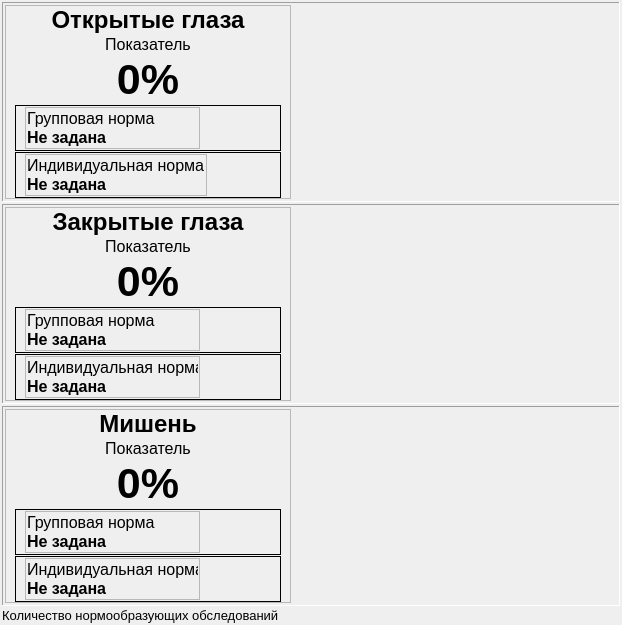
<?xml version="1.0" encoding="UTF-8"?>
<ui version="4.0">
 <class>DopuskWidget</class>
 <widget class="QWidget" name="DopuskWidget">
  <property name="geometry">
   <rect>
    <x>0</x>
    <y>0</y>
    <width>622</width>
    <height>623</height>
   </rect>
  </property>
  <property name="windowTitle">
   <string>Form</string>
  </property>
  <layout class="QVBoxLayout" name="verticalLayout_4">
   <property name="spacing">
    <number>2</number>
   </property>
   <property name="leftMargin">
    <number>2</number>
   </property>
   <property name="topMargin">
    <number>2</number>
   </property>
   <property name="rightMargin">
    <number>2</number>
   </property>
   <property name="bottomMargin">
    <number>2</number>
   </property>
   <item>
    <widget class="QFrame" name="frOpenEyes">
     <property name="frameShape">
      <enum>QFrame::Panel</enum>
     </property>
     <property name="frameShadow">
      <enum>QFrame::Sunken</enum>
     </property>
     <layout class="QHBoxLayout" name="horizontalLayout">
      <property name="spacing">
       <number>2</number>
      </property>
      <property name="leftMargin">
       <number>2</number>
      </property>
      <property name="topMargin">
       <number>2</number>
      </property>
      <property name="rightMargin">
       <number>2</number>
      </property>
      <property name="bottomMargin">
       <number>2</number>
      </property>
      <item>
       <widget class="QFrame" name="frOpenEyesValue">
        <property name="frameShape">
         <enum>QFrame::StyledPanel</enum>
        </property>
        <property name="frameShadow">
         <enum>QFrame::Raised</enum>
        </property>
        <layout class="QVBoxLayout" name="verticalLayout">
         <property name="spacing">
          <number>1</number>
         </property>
         <property name="leftMargin">
          <number>9</number>
         </property>
         <property name="topMargin">
          <number>0</number>
         </property>
         <property name="rightMargin">
          <number>9</number>
         </property>
         <property name="bottomMargin">
          <number>0</number>
         </property>
         <item>
          <widget class="QLabel" name="lblOpenEyesTitle">
           <property name="sizePolicy">
            <sizepolicy hsizetype="Preferred" vsizetype="Fixed">
             <horstretch>0</horstretch>
             <verstretch>0</verstretch>
            </sizepolicy>
           </property>
           <property name="font">
            <font>
             <pointsize>18</pointsize>
             <weight>75</weight>
             <bold>true</bold>
            </font>
           </property>
           <property name="text">
            <string>Открытые глаза</string>
           </property>
           <property name="alignment">
            <set>Qt::AlignCenter</set>
           </property>
          </widget>
         </item>
         <item>
          <widget class="QLabel" name="lblOpenEyesFactor">
           <property name="font">
            <font>
             <family>MS Shell Dlg 2</family>
             <pointsize>12</pointsize>
            </font>
           </property>
           <property name="text">
            <string>Показатель</string>
           </property>
           <property name="alignment">
            <set>Qt::AlignCenter</set>
           </property>
          </widget>
         </item>
         <item>
          <widget class="QLabel" name="lblOpenEyesResult">
           <property name="sizePolicy">
            <sizepolicy hsizetype="Preferred" vsizetype="Fixed">
             <horstretch>0</horstretch>
             <verstretch>0</verstretch>
            </sizepolicy>
           </property>
           <property name="font">
            <font>
             <family>Tahoma</family>
             <pointsize>32</pointsize>
             <weight>75</weight>
             <bold>true</bold>
            </font>
           </property>
           <property name="text">
            <string>0%</string>
           </property>
           <property name="alignment">
            <set>Qt::AlignCenter</set>
           </property>
          </widget>
         </item>
         <item>
          <widget class="QFrame" name="frOpenEyesGroupNorm">
           <property name="frameShape">
            <enum>QFrame::Box</enum>
           </property>
           <property name="frameShadow">
            <enum>QFrame::Plain</enum>
           </property>
           <layout class="QHBoxLayout" name="horizontalLayout_4">
            <property name="spacing">
             <number>1</number>
            </property>
            <property name="topMargin">
             <number>1</number>
            </property>
            <property name="bottomMargin">
             <number>1</number>
            </property>
            <item>
             <widget class="QFrame" name="frLblOpenEyesGroupNorm">
              <property name="minimumSize">
               <size>
                <width>175</width>
                <height>0</height>
               </size>
              </property>
              <property name="frameShape">
               <enum>QFrame::StyledPanel</enum>
              </property>
              <property name="frameShadow">
               <enum>QFrame::Raised</enum>
              </property>
              <layout class="QVBoxLayout" name="verticalLayout_5">
               <property name="spacing">
                <number>0</number>
               </property>
               <property name="leftMargin">
                <number>1</number>
               </property>
               <property name="topMargin">
                <number>1</number>
               </property>
               <property name="rightMargin">
                <number>1</number>
               </property>
               <property name="bottomMargin">
                <number>1</number>
               </property>
               <item>
                <widget class="QLabel" name="lblOpenEyesGroupNorm">
                 <property name="minimumSize">
                  <size>
                   <width>125</width>
                   <height>0</height>
                  </size>
                 </property>
                 <property name="font">
                  <font>
                   <pointsize>12</pointsize>
                  </font>
                 </property>
                 <property name="text">
                  <string>Групповая норма</string>
                 </property>
                </widget>
               </item>
               <item>
                <widget class="QLabel" name="lblOpenEyesGroupNormResume">
                 <property name="font">
                  <font>
                   <pointsize>12</pointsize>
                   <weight>75</weight>
                   <bold>true</bold>
                  </font>
                 </property>
                 <property name="text">
                  <string>Не задана</string>
                 </property>
                </widget>
               </item>
              </layout>
             </widget>
            </item>
            <item>
             <spacer name="horizontalSpacer_3">
              <property name="orientation">
               <enum>Qt::Horizontal</enum>
              </property>
              <property name="sizeHint" stdset="0">
               <size>
                <width>40</width>
                <height>20</height>
               </size>
              </property>
             </spacer>
            </item>
            <item>
             <widget class="RGBLed" name="wgtOpenEyesGroupNorm" native="true">
              <property name="sizePolicy">
               <sizepolicy hsizetype="Fixed" vsizetype="Preferred">
                <horstretch>0</horstretch>
                <verstretch>0</verstretch>
               </sizepolicy>
              </property>
              <property name="minimumSize">
               <size>
                <width>40</width>
                <height>0</height>
               </size>
              </property>
             </widget>
            </item>
           </layout>
          </widget>
         </item>
         <item>
          <widget class="QFrame" name="frOpenEyesPersonalNorm">
           <property name="frameShape">
            <enum>QFrame::Box</enum>
           </property>
           <property name="frameShadow">
            <enum>QFrame::Plain</enum>
           </property>
           <layout class="QHBoxLayout" name="horizontalLayout_5">
            <property name="spacing">
             <number>1</number>
            </property>
            <property name="topMargin">
             <number>1</number>
            </property>
            <property name="bottomMargin">
             <number>1</number>
            </property>
            <item>
             <widget class="QFrame" name="frLblOpenEyesPersonalNorm">
              <property name="frameShape">
               <enum>QFrame::StyledPanel</enum>
              </property>
              <property name="frameShadow">
               <enum>QFrame::Raised</enum>
              </property>
              <layout class="QVBoxLayout" name="verticalLayout_6">
               <property name="spacing">
                <number>0</number>
               </property>
               <property name="leftMargin">
                <number>1</number>
               </property>
               <property name="topMargin">
                <number>1</number>
               </property>
               <property name="rightMargin">
                <number>1</number>
               </property>
               <property name="bottomMargin">
                <number>1</number>
               </property>
               <item>
                <widget class="QLabel" name="lblOpenEyesPersonalNorm">
                 <property name="minimumSize">
                  <size>
                   <width>0</width>
                   <height>0</height>
                  </size>
                 </property>
                 <property name="font">
                  <font>
                   <pointsize>12</pointsize>
                  </font>
                 </property>
                 <property name="text">
                  <string>Индивидуальная норма</string>
                 </property>
                </widget>
               </item>
               <item>
                <widget class="QLabel" name="lblOpenEyesPersonalNormResume">
                 <property name="font">
                  <font>
                   <pointsize>12</pointsize>
                   <weight>75</weight>
                   <bold>true</bold>
                  </font>
                 </property>
                 <property name="text">
                  <string>Не задана</string>
                 </property>
                </widget>
               </item>
              </layout>
             </widget>
            </item>
            <item>
             <spacer name="horizontalSpacer_4">
              <property name="orientation">
               <enum>Qt::Horizontal</enum>
              </property>
              <property name="sizeHint" stdset="0">
               <size>
                <width>40</width>
                <height>20</height>
               </size>
              </property>
             </spacer>
            </item>
            <item>
             <widget class="RGBLed" name="wgtOpenEyesPersonalNorm" native="true">
              <property name="sizePolicy">
               <sizepolicy hsizetype="Fixed" vsizetype="Preferred">
                <horstretch>0</horstretch>
                <verstretch>0</verstretch>
               </sizepolicy>
              </property>
              <property name="minimumSize">
               <size>
                <width>40</width>
                <height>0</height>
               </size>
              </property>
             </widget>
            </item>
           </layout>
          </widget>
         </item>
         <item>
          <spacer name="verticalSpacer">
           <property name="orientation">
            <enum>Qt::Vertical</enum>
           </property>
           <property name="sizeHint" stdset="0">
            <size>
             <width>20</width>
             <height>40</height>
            </size>
           </property>
          </spacer>
         </item>
        </layout>
       </widget>
      </item>
      <item>
       <widget class="CircleNormIndicator" name="wgtOpenEyesNorm" native="true">
        <property name="minimumSize">
         <size>
          <width>300</width>
          <height>0</height>
         </size>
        </property>
       </widget>
      </item>
      <item>
       <spacer name="horizontalSpacer_7">
        <property name="orientation">
         <enum>Qt::Horizontal</enum>
        </property>
        <property name="sizeHint" stdset="0">
         <size>
          <width>40</width>
          <height>20</height>
         </size>
        </property>
       </spacer>
      </item>
     </layout>
    </widget>
   </item>
   <item>
    <widget class="QFrame" name="frCloseEyes">
     <property name="frameShape">
      <enum>QFrame::Panel</enum>
     </property>
     <property name="frameShadow">
      <enum>QFrame::Sunken</enum>
     </property>
     <layout class="QHBoxLayout" name="horizontalLayout_2">
      <property name="spacing">
       <number>2</number>
      </property>
      <property name="leftMargin">
       <number>2</number>
      </property>
      <property name="topMargin">
       <number>2</number>
      </property>
      <property name="rightMargin">
       <number>2</number>
      </property>
      <property name="bottomMargin">
       <number>2</number>
      </property>
      <item>
       <widget class="QFrame" name="frCloseEyesValue">
        <property name="frameShape">
         <enum>QFrame::StyledPanel</enum>
        </property>
        <property name="frameShadow">
         <enum>QFrame::Raised</enum>
        </property>
        <layout class="QVBoxLayout" name="verticalLayout_2">
         <property name="spacing">
          <number>1</number>
         </property>
         <property name="topMargin">
          <number>0</number>
         </property>
         <property name="bottomMargin">
          <number>0</number>
         </property>
         <item>
          <widget class="QLabel" name="lblCloseEyesTitle">
           <property name="sizePolicy">
            <sizepolicy hsizetype="Preferred" vsizetype="Fixed">
             <horstretch>0</horstretch>
             <verstretch>0</verstretch>
            </sizepolicy>
           </property>
           <property name="font">
            <font>
             <pointsize>18</pointsize>
             <weight>75</weight>
             <bold>true</bold>
            </font>
           </property>
           <property name="text">
            <string>Закрытые глаза</string>
           </property>
           <property name="alignment">
            <set>Qt::AlignCenter</set>
           </property>
          </widget>
         </item>
         <item>
          <widget class="QLabel" name="lblCloseEyesFactor">
           <property name="font">
            <font>
             <family>MS Shell Dlg 2</family>
             <pointsize>12</pointsize>
            </font>
           </property>
           <property name="text">
            <string>Показатель</string>
           </property>
           <property name="alignment">
            <set>Qt::AlignCenter</set>
           </property>
          </widget>
         </item>
         <item>
          <widget class="QLabel" name="lblCloseEyesResult">
           <property name="sizePolicy">
            <sizepolicy hsizetype="Preferred" vsizetype="Fixed">
             <horstretch>0</horstretch>
             <verstretch>0</verstretch>
            </sizepolicy>
           </property>
           <property name="font">
            <font>
             <family>Tahoma</family>
             <pointsize>32</pointsize>
             <weight>75</weight>
             <bold>true</bold>
            </font>
           </property>
           <property name="text">
            <string>0%</string>
           </property>
           <property name="alignment">
            <set>Qt::AlignCenter</set>
           </property>
          </widget>
         </item>
         <item>
          <widget class="QFrame" name="frCloseEyesGroupNorm">
           <property name="frameShape">
            <enum>QFrame::Box</enum>
           </property>
           <property name="frameShadow">
            <enum>QFrame::Plain</enum>
           </property>
           <layout class="QHBoxLayout" name="horizontalLayout_6">
            <property name="spacing">
             <number>1</number>
            </property>
            <property name="topMargin">
             <number>1</number>
            </property>
            <property name="bottomMargin">
             <number>1</number>
            </property>
            <item>
             <widget class="QFrame" name="frLblCloseEyesGroupNorm">
              <property name="minimumSize">
               <size>
                <width>175</width>
                <height>0</height>
               </size>
              </property>
              <property name="frameShape">
               <enum>QFrame::StyledPanel</enum>
              </property>
              <property name="frameShadow">
               <enum>QFrame::Raised</enum>
              </property>
              <layout class="QVBoxLayout" name="verticalLayout_7">
               <property name="spacing">
                <number>0</number>
               </property>
               <property name="leftMargin">
                <number>1</number>
               </property>
               <property name="topMargin">
                <number>1</number>
               </property>
               <property name="rightMargin">
                <number>1</number>
               </property>
               <property name="bottomMargin">
                <number>1</number>
               </property>
               <item>
                <widget class="QLabel" name="lblCloseEyesGroupNorm">
                 <property name="minimumSize">
                  <size>
                   <width>125</width>
                   <height>0</height>
                  </size>
                 </property>
                 <property name="font">
                  <font>
                   <pointsize>12</pointsize>
                  </font>
                 </property>
                 <property name="text">
                  <string>Групповая норма</string>
                 </property>
                </widget>
               </item>
               <item>
                <widget class="QLabel" name="lblCloseEyesGroupNormResume">
                 <property name="font">
                  <font>
                   <family>MS Shell Dlg 2</family>
                   <pointsize>12</pointsize>
                   <weight>75</weight>
                   <bold>true</bold>
                  </font>
                 </property>
                 <property name="text">
                  <string>Не задана</string>
                 </property>
                </widget>
               </item>
              </layout>
             </widget>
            </item>
            <item>
             <spacer name="horizontalSpacer">
              <property name="orientation">
               <enum>Qt::Horizontal</enum>
              </property>
              <property name="sizeHint" stdset="0">
               <size>
                <width>40</width>
                <height>20</height>
               </size>
              </property>
             </spacer>
            </item>
            <item>
             <widget class="RGBLed" name="wgtCloseEyesGroupNorm" native="true">
              <property name="sizePolicy">
               <sizepolicy hsizetype="Fixed" vsizetype="Preferred">
                <horstretch>0</horstretch>
                <verstretch>0</verstretch>
               </sizepolicy>
              </property>
              <property name="minimumSize">
               <size>
                <width>40</width>
                <height>0</height>
               </size>
              </property>
             </widget>
            </item>
           </layout>
          </widget>
         </item>
         <item>
          <widget class="QFrame" name="frCloseEyesPersonalNorm">
           <property name="frameShape">
            <enum>QFrame::Box</enum>
           </property>
           <property name="frameShadow">
            <enum>QFrame::Plain</enum>
           </property>
           <layout class="QHBoxLayout" name="horizontalLayout_7">
            <property name="spacing">
             <number>1</number>
            </property>
            <property name="topMargin">
             <number>1</number>
            </property>
            <property name="bottomMargin">
             <number>1</number>
            </property>
            <item>
             <widget class="QFrame" name="frLblCloseEyesPersonalNorm">
              <property name="minimumSize">
               <size>
                <width>175</width>
                <height>0</height>
               </size>
              </property>
              <property name="frameShape">
               <enum>QFrame::StyledPanel</enum>
              </property>
              <property name="frameShadow">
               <enum>QFrame::Raised</enum>
              </property>
              <layout class="QVBoxLayout" name="verticalLayout_8">
               <property name="spacing">
                <number>0</number>
               </property>
               <property name="leftMargin">
                <number>1</number>
               </property>
               <property name="topMargin">
                <number>1</number>
               </property>
               <property name="rightMargin">
                <number>1</number>
               </property>
               <property name="bottomMargin">
                <number>1</number>
               </property>
               <item>
                <widget class="QLabel" name="lblCloseEyesPersonalNorm">
                 <property name="minimumSize">
                  <size>
                   <width>125</width>
                   <height>0</height>
                  </size>
                 </property>
                 <property name="font">
                  <font>
                   <pointsize>12</pointsize>
                  </font>
                 </property>
                 <property name="text">
                  <string>Индивидуальная норма</string>
                 </property>
                </widget>
               </item>
               <item>
                <widget class="QLabel" name="lblCloseEyesPersonalNormResume">
                 <property name="font">
                  <font>
                   <pointsize>12</pointsize>
                   <weight>75</weight>
                   <bold>true</bold>
                  </font>
                 </property>
                 <property name="text">
                  <string>Не задана</string>
                 </property>
                </widget>
               </item>
              </layout>
             </widget>
            </item>
            <item>
             <spacer name="horizontalSpacer_2">
              <property name="orientation">
               <enum>Qt::Horizontal</enum>
              </property>
              <property name="sizeHint" stdset="0">
               <size>
                <width>40</width>
                <height>20</height>
               </size>
              </property>
             </spacer>
            </item>
            <item>
             <widget class="RGBLed" name="wgtCloseEyesPersonalNorm" native="true">
              <property name="sizePolicy">
               <sizepolicy hsizetype="Fixed" vsizetype="Preferred">
                <horstretch>0</horstretch>
                <verstretch>0</verstretch>
               </sizepolicy>
              </property>
              <property name="minimumSize">
               <size>
                <width>40</width>
                <height>0</height>
               </size>
              </property>
             </widget>
            </item>
           </layout>
          </widget>
         </item>
         <item>
          <spacer name="verticalSpacer_2">
           <property name="orientation">
            <enum>Qt::Vertical</enum>
           </property>
           <property name="sizeHint" stdset="0">
            <size>
             <width>20</width>
             <height>40</height>
            </size>
           </property>
          </spacer>
         </item>
        </layout>
       </widget>
      </item>
      <item>
       <widget class="CircleNormIndicator" name="wgtCloseEyesNorm" native="true">
        <property name="minimumSize">
         <size>
          <width>300</width>
          <height>0</height>
         </size>
        </property>
       </widget>
      </item>
      <item>
       <spacer name="horizontalSpacer_8">
        <property name="orientation">
         <enum>Qt::Horizontal</enum>
        </property>
        <property name="sizeHint" stdset="0">
         <size>
          <width>40</width>
          <height>20</height>
         </size>
        </property>
       </spacer>
      </item>
     </layout>
    </widget>
   </item>
   <item>
    <widget class="QFrame" name="frTarget">
     <property name="frameShape">
      <enum>QFrame::Panel</enum>
     </property>
     <property name="frameShadow">
      <enum>QFrame::Sunken</enum>
     </property>
     <layout class="QHBoxLayout" name="horizontalLayout_3">
      <property name="spacing">
       <number>2</number>
      </property>
      <property name="leftMargin">
       <number>2</number>
      </property>
      <property name="topMargin">
       <number>2</number>
      </property>
      <property name="rightMargin">
       <number>2</number>
      </property>
      <property name="bottomMargin">
       <number>2</number>
      </property>
      <item>
       <widget class="QFrame" name="frTargetValue">
        <property name="frameShape">
         <enum>QFrame::StyledPanel</enum>
        </property>
        <property name="frameShadow">
         <enum>QFrame::Raised</enum>
        </property>
        <layout class="QVBoxLayout" name="verticalLayout_3">
         <property name="spacing">
          <number>1</number>
         </property>
         <property name="topMargin">
          <number>0</number>
         </property>
         <property name="bottomMargin">
          <number>0</number>
         </property>
         <item>
          <widget class="QLabel" name="lblTargetTitle">
           <property name="sizePolicy">
            <sizepolicy hsizetype="Preferred" vsizetype="Fixed">
             <horstretch>0</horstretch>
             <verstretch>0</verstretch>
            </sizepolicy>
           </property>
           <property name="font">
            <font>
             <pointsize>18</pointsize>
             <weight>75</weight>
             <bold>true</bold>
            </font>
           </property>
           <property name="text">
            <string>Мишень</string>
           </property>
           <property name="alignment">
            <set>Qt::AlignCenter</set>
           </property>
          </widget>
         </item>
         <item>
          <widget class="QLabel" name="lblTargetFactor">
           <property name="font">
            <font>
             <family>MS Shell Dlg 2</family>
             <pointsize>12</pointsize>
            </font>
           </property>
           <property name="text">
            <string>Показатель</string>
           </property>
           <property name="alignment">
            <set>Qt::AlignCenter</set>
           </property>
          </widget>
         </item>
         <item>
          <widget class="QLabel" name="lblTargetResult">
           <property name="sizePolicy">
            <sizepolicy hsizetype="Preferred" vsizetype="Fixed">
             <horstretch>0</horstretch>
             <verstretch>0</verstretch>
            </sizepolicy>
           </property>
           <property name="font">
            <font>
             <family>Tahoma</family>
             <pointsize>32</pointsize>
             <weight>75</weight>
             <bold>true</bold>
            </font>
           </property>
           <property name="text">
            <string>0%</string>
           </property>
           <property name="alignment">
            <set>Qt::AlignCenter</set>
           </property>
          </widget>
         </item>
         <item>
          <widget class="QFrame" name="frTargetGroupNorm">
           <property name="frameShape">
            <enum>QFrame::Box</enum>
           </property>
           <property name="frameShadow">
            <enum>QFrame::Plain</enum>
           </property>
           <layout class="QHBoxLayout" name="horizontalLayout_8">
            <property name="spacing">
             <number>1</number>
            </property>
            <property name="topMargin">
             <number>1</number>
            </property>
            <property name="bottomMargin">
             <number>1</number>
            </property>
            <item>
             <widget class="QFrame" name="frLblTargetGroupNorm">
              <property name="minimumSize">
               <size>
                <width>175</width>
                <height>0</height>
               </size>
              </property>
              <property name="frameShape">
               <enum>QFrame::StyledPanel</enum>
              </property>
              <property name="frameShadow">
               <enum>QFrame::Raised</enum>
              </property>
              <layout class="QVBoxLayout" name="verticalLayout_9">
               <property name="spacing">
                <number>0</number>
               </property>
               <property name="leftMargin">
                <number>1</number>
               </property>
               <property name="topMargin">
                <number>1</number>
               </property>
               <property name="rightMargin">
                <number>1</number>
               </property>
               <property name="bottomMargin">
                <number>1</number>
               </property>
               <item>
                <widget class="QLabel" name="lblTargetGroupNorm">
                 <property name="minimumSize">
                  <size>
                   <width>125</width>
                   <height>0</height>
                  </size>
                 </property>
                 <property name="font">
                  <font>
                   <pointsize>12</pointsize>
                  </font>
                 </property>
                 <property name="text">
                  <string>Групповая норма</string>
                 </property>
                </widget>
               </item>
               <item>
                <widget class="QLabel" name="lblTargetGroupNormResume">
                 <property name="font">
                  <font>
                   <pointsize>12</pointsize>
                   <weight>75</weight>
                   <bold>true</bold>
                  </font>
                 </property>
                 <property name="text">
                  <string>Не задана</string>
                 </property>
                </widget>
               </item>
              </layout>
             </widget>
            </item>
            <item>
             <spacer name="horizontalSpacer_5">
              <property name="orientation">
               <enum>Qt::Horizontal</enum>
              </property>
              <property name="sizeHint" stdset="0">
               <size>
                <width>40</width>
                <height>20</height>
               </size>
              </property>
             </spacer>
            </item>
            <item>
             <widget class="RGBLed" name="wgtTargetGroupNorm" native="true">
              <property name="sizePolicy">
               <sizepolicy hsizetype="Fixed" vsizetype="Preferred">
                <horstretch>0</horstretch>
                <verstretch>0</verstretch>
               </sizepolicy>
              </property>
              <property name="minimumSize">
               <size>
                <width>40</width>
                <height>0</height>
               </size>
              </property>
              <widget class="RGBLed" name="wgtCloseEyesGroupNorm_2" native="true">
               <property name="geometry">
                <rect>
                 <x>0</x>
                 <y>-165</y>
                 <width>10</width>
                 <height>42</height>
                </rect>
               </property>
               <property name="sizePolicy">
                <sizepolicy hsizetype="Fixed" vsizetype="Preferred">
                 <horstretch>0</horstretch>
                 <verstretch>0</verstretch>
                </sizepolicy>
               </property>
               <property name="minimumSize">
                <size>
                 <width>10</width>
                 <height>0</height>
                </size>
               </property>
              </widget>
              <widget class="RGBLed" name="wgtOpenEyesGroupNorm_2" native="true">
               <property name="geometry">
                <rect>
                 <x>0</x>
                 <y>-340</y>
                 <width>10</width>
                 <height>42</height>
                </rect>
               </property>
               <property name="sizePolicy">
                <sizepolicy hsizetype="Fixed" vsizetype="Preferred">
                 <horstretch>0</horstretch>
                 <verstretch>0</verstretch>
                </sizepolicy>
               </property>
               <property name="minimumSize">
                <size>
                 <width>10</width>
                 <height>0</height>
                </size>
               </property>
              </widget>
              <widget class="RGBLed" name="wgtCloseEyesPersonalNorm_2" native="true">
               <property name="geometry">
                <rect>
                 <x>0</x>
                 <y>-118</y>
                 <width>10</width>
                 <height>41</height>
                </rect>
               </property>
               <property name="sizePolicy">
                <sizepolicy hsizetype="Fixed" vsizetype="Preferred">
                 <horstretch>0</horstretch>
                 <verstretch>0</verstretch>
                </sizepolicy>
               </property>
               <property name="minimumSize">
                <size>
                 <width>10</width>
                 <height>0</height>
                </size>
               </property>
              </widget>
              <widget class="RGBLed" name="wgtOpenEyesPersonalNorm_2" native="true">
               <property name="geometry">
                <rect>
                 <x>0</x>
                 <y>-293</y>
                 <width>10</width>
                 <height>41</height>
                </rect>
               </property>
               <property name="sizePolicy">
                <sizepolicy hsizetype="Fixed" vsizetype="Preferred">
                 <horstretch>0</horstretch>
                 <verstretch>0</verstretch>
                </sizepolicy>
               </property>
               <property name="minimumSize">
                <size>
                 <width>10</width>
                 <height>0</height>
                </size>
               </property>
              </widget>
             </widget>
            </item>
           </layout>
          </widget>
         </item>
         <item>
          <widget class="QFrame" name="frTargetPersonalNorm">
           <property name="frameShape">
            <enum>QFrame::Box</enum>
           </property>
           <property name="frameShadow">
            <enum>QFrame::Plain</enum>
           </property>
           <layout class="QHBoxLayout" name="horizontalLayout_9">
            <property name="spacing">
             <number>1</number>
            </property>
            <property name="topMargin">
             <number>1</number>
            </property>
            <property name="bottomMargin">
             <number>1</number>
            </property>
            <item>
             <widget class="QFrame" name="frLblTargetPersonalNorm">
              <property name="minimumSize">
               <size>
                <width>175</width>
                <height>0</height>
               </size>
              </property>
              <property name="frameShape">
               <enum>QFrame::StyledPanel</enum>
              </property>
              <property name="frameShadow">
               <enum>QFrame::Raised</enum>
              </property>
              <layout class="QVBoxLayout" name="verticalLayout_10">
               <property name="spacing">
                <number>0</number>
               </property>
               <property name="leftMargin">
                <number>1</number>
               </property>
               <property name="topMargin">
                <number>1</number>
               </property>
               <property name="rightMargin">
                <number>1</number>
               </property>
               <property name="bottomMargin">
                <number>1</number>
               </property>
               <item>
                <widget class="QLabel" name="lblTargetPersonalNorm">
                 <property name="minimumSize">
                  <size>
                   <width>125</width>
                   <height>0</height>
                  </size>
                 </property>
                 <property name="font">
                  <font>
                   <pointsize>12</pointsize>
                  </font>
                 </property>
                 <property name="text">
                  <string>Индивидуальная норма</string>
                 </property>
                </widget>
               </item>
               <item>
                <widget class="QLabel" name="lblTargetPersonalNormResume">
                 <property name="font">
                  <font>
                   <pointsize>12</pointsize>
                   <weight>75</weight>
                   <bold>true</bold>
                  </font>
                 </property>
                 <property name="text">
                  <string>Не задана</string>
                 </property>
                </widget>
               </item>
              </layout>
             </widget>
            </item>
            <item>
             <spacer name="horizontalSpacer_6">
              <property name="orientation">
               <enum>Qt::Horizontal</enum>
              </property>
              <property name="sizeHint" stdset="0">
               <size>
                <width>40</width>
                <height>20</height>
               </size>
              </property>
             </spacer>
            </item>
            <item>
             <widget class="RGBLed" name="wgtTargetPersonalNorm" native="true">
              <property name="sizePolicy">
               <sizepolicy hsizetype="Fixed" vsizetype="Preferred">
                <horstretch>0</horstretch>
                <verstretch>0</verstretch>
               </sizepolicy>
              </property>
              <property name="minimumSize">
               <size>
                <width>40</width>
                <height>0</height>
               </size>
              </property>
             </widget>
            </item>
           </layout>
          </widget>
         </item>
         <item>
          <spacer name="verticalSpacer_3">
           <property name="orientation">
            <enum>Qt::Vertical</enum>
           </property>
           <property name="sizeHint" stdset="0">
            <size>
             <width>20</width>
             <height>40</height>
            </size>
           </property>
          </spacer>
         </item>
        </layout>
       </widget>
      </item>
      <item>
       <widget class="CircleNormIndicator" name="wgtTargetNorm" native="true">
        <property name="minimumSize">
         <size>
          <width>300</width>
          <height>0</height>
         </size>
        </property>
       </widget>
      </item>
      <item>
       <spacer name="horizontalSpacer_9">
        <property name="orientation">
         <enum>Qt::Horizontal</enum>
        </property>
        <property name="sizeHint" stdset="0">
         <size>
          <width>40</width>
          <height>20</height>
         </size>
        </property>
       </spacer>
      </item>
     </layout>
    </widget>
   </item>
   <item>
    <widget class="QLabel" name="lblNormContainsCount">
     <property name="font">
      <font>
       <pointsize>10</pointsize>
      </font>
     </property>
     <property name="text">
      <string>Количество нормообразующих обследований</string>
     </property>
    </widget>
   </item>
  </layout>
 </widget>
 <customwidgets>
  <customwidget>
   <class>RGBLed</class>
   <extends>QWidget</extends>
   <header location="global">rgbled.h</header>
   <container>1</container>
  </customwidget>
  <customwidget>
   <class>CircleNormIndicator</class>
   <extends>QWidget</extends>
   <header location="global">circlenormindicator.h</header>
   <container>1</container>
  </customwidget>
 </customwidgets>
 <resources/>
 <connections/>
</ui>
